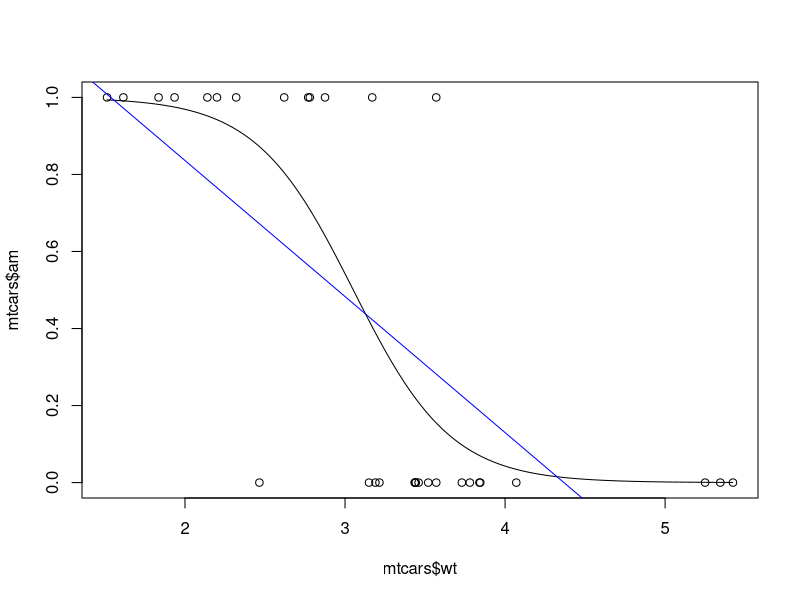

The R source for this figure:
#get the data and view it 
data("mtcars")
View(mtcars)
#To get the information about the type of data, 
#print the head values (top 6 values) and analyze. 
head(mtcars)
#print the summary of the dataset to gain knowledge about it. 
summary(mtcars)
#-------------------------------------------------------------------------------
# Sub task 1- logistic regression using glm() function
#-------------------------------------------------------------------------------
#install.packages("caret")
library(caret) 

#install.packages("caTools")
library(caTools)

# Splitting data into train and test data 
set.seed(123)
split <- sample.split(mtcars, SplitRatio = 0.7) 
train <- subset(mtcars, split == TRUE) 
test <- subset(mtcars, split == FALSE) 

#print head of training set 
head(train)

#print head of testing set
head(test)

#checking which attribute is well suited for the logistic regression model
fit <- glm(formula = am ~ cyl + hp + wt
           ,data = train
           ,family = 'binomial')
summary(fit)

#we observe that wt has the p value less than the alpha value.
#thus, selecting the attribute wt and y= am
fit1 <- glm(formula = am ~ wt
           ,data = train
           ,family = 'binomial')
summary(fit1)

#----
#plotting the curve
wtRange = seq(min(mtcars$wt),max(mtcars$wt),0.01)
predicted <- predict(fit1, list(wt= wtRange), type = "response")

plot(mtcars$wt, mtcars$am)
lines(wtRange, predicted)

#plotting linear regression line also to compare both the curves
linearRegression<-lm(am~wt, data=mtcars)
abline(linearRegression, col="blue")

#----
#Evaluating the model
#print the dimensions of the training and testing set. 
dim(train)
dim(test)

#predicting values for test data
predictY <- predict(fit, test)
predictY

#converting to probability as the glm() function gives logit 
logit_prob <- function(logit) {
  odds <- exp(logit)
  prob <- odds/(1 + odds)
  return (prob)
}
predictY <- logit_prob(predictY)
predictY

#converting to classifications
#if prob > 0.5, predicted y = 1 
#else predicted y = 0

predictY <- ifelse(predictY > 0.5, 2, 1)
predictY

str(predictY)

testY = test$am
str(testY)

#evaluating the model
confuseMat <- table(predictY, testY+1) #adding 1 to testY as its value is 0 & 1, 
                                       #and that of predictY is 1 & 2.

#printing the confusion matrix
confuseMat

#printing the confusion matrix and statistics
confusionMatrix(confuseMat)

#-------------------------------------------------------------------------------
# Sub task 2- logistic regression using own function
#-------------------------------------------------------------------------------
